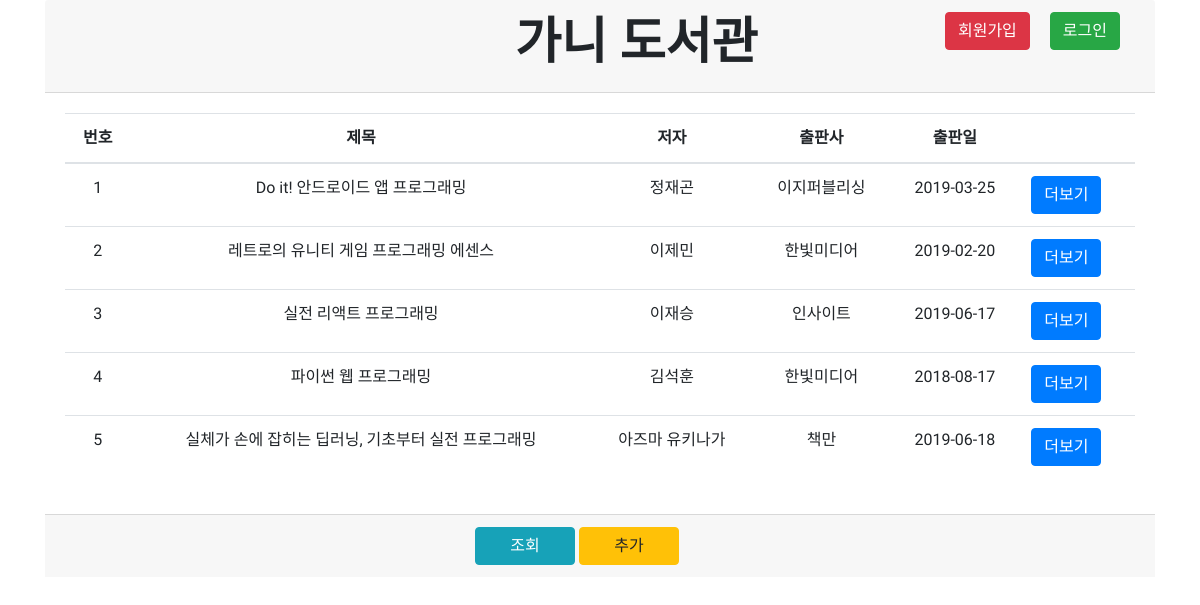
The page / on the database its author committed.
### tables this page shows
CREATE TABLE `BOOKLIST` (
    `ID` INT NOT NULL AUTO_INCREMENT,        
    `TITLE` VARCHAR(50) NOT NULL,            
    `AUTHOR` VARCHAR(20) NOT NULL,           
    `PUBLISHER` VARCHAR(20),                 
    `PUBLICATIONDATE` DATE NOT NULL,         
    `RENTALDATE` DATETIME,                   
    `RETURNDATE` DATETIME,                   
    `SUMMARY` VARCHAR(1000),                 

    PRIMARY KEY (`ID`)
)AUTO_INCREMENT=6;

### index.php (the view, shortened to what this page needs)
<?php
	$conn= mysqli_connect("localhost", "st07", "c9st07", "st07");
    $sql = "SELECT * FROM `BOOKLIST`";
	$result = mysqli_query($conn,$sql);
?>
<!DOCTYPE html>
<html lang="ko">
    <head>
        <link rel="stylesheet" href="https://maxcdn.bootstrapcdn.com/bootstrap/4.3.1/css/bootstrap.min.css">
        <link rel="stylesheet" href="./css/index.css">
    </head>
    <body>
        <div class="container">
            <div class="card-header">
                <h2 class="pageTitle">가니 도서관</h2>
                <?php
                    if(!@(isset($_COOKIE['loginID']))) {
                        echo '<button id="loginButton" class="btn btn-success float-right" data-toggle="modal" data-target="#loginModal">로그인</button>';
                    }
                    else {
                        echo $_COOKIE['loginID'];
                        echo "<script> $('#logoutButton').click(function(e) { window.open('./php/logout.php', '_self'); } ); </script>";
                        echo '<button id="logoutButton" class="btn btn-success float-right">로그아웃</button>';
                    }
                ?>
                <button id="joinButton" class="btn btn-danger float-right" data-toggle="modal" data-target="#joinModal">회원가입</button>
            </div>
            <div class="card-body">
                <table class="table table-hover">
                    <thead>
                        <tr>
                            <th class="text-center">번호</th>
                            <th class="text-center">제목</th>
                            <th class="text-center">저자</th>
                            <th class="text-center">출판사</th>
                            <th class="text-center">출판일</th>
                            <th class="text-center"></th>
                        </tr>
                    </thead>
                    <tbody>
                        <?php
                            while($row = mysqli_fetch_assoc($result)) {
                                echo <<<END
                                <tr>
                                    <td class="text-center">{$row['ID']}</td>
                                    <td class="text-center">{$row['TITLE']}</td>
                                    <td class="text-center">{$row['AUTHOR']}</td>
                                    <td class="text-center">{$row['PUBLISHER']}</td>
                                    <td class="text-center">{$row['PUBLICATIONDATE']}</td>
                                    <td>
                                        <button id="moreButton{$row['ID']}" class="btn btn-primary">더보기</button>
                                    </td>
                                </tr>
                                <tr id="bookInfo{$row['ID']}" class="bookInfoCommon bg-light">
                                    <td colspan="6">
                                        <div id="bookDisc{$row['ID']}">
                                            동해물과 백두산이 마마마마마
                                        </div>
                                    </td>
                                </tr>
END;
                            }
                        ?>
                    </tbody>
                </table>
            </div>
            <div class="card-footer">
                <div class="footerButtonBox">
                    <button class="btn btn-info footerButton" data-toggle="modal" data-target="#searchModal">조회</button>
                    <button class="btn btn-warning footerButton" data-toggle="modal" data-target="#addModal">추가</button>
                </div>
            </div>
        </div>
    </body>
</html>

### css/index.css (style rules this page uses)
.footerButton { width: 100px; }
.footerButtonBox { width: 250px; margin: auto; }
.pageTitle { display: inline-block; font-weight: bold; font-size: 50px; margin-left: 450px; }
#loginButton { margin-right: 15px; margin-left: 20px; }

### index.php (style rules this page uses)
* { margin: 0px; padding: 0px; font-size: 100%; font-family: 'Do Hyeon', sans-serif; }

### rows shown on the page
booklist: ID "1", TITLE "Do it! 안드로이드 앱 프로그래밍", AUTHOR "정재곤", PUBLISHER "이지퍼블리싱", PUBLICATIONDATE "2019-03-25"
booklist: ID "2", TITLE "레트로의 유니티 게임 프로그래밍 에센스", AUTHOR "이제민", PUBLISHER "한빛미디어", PUBLICATIONDATE "2019-02-20"
booklist: ID "3", TITLE "실전 리액트 프로그래밍", AUTHOR "이재승", PUBLISHER "인사이트", PUBLICATIONDATE "2019-06-17"
booklist: ID "4", TITLE "파이썬 웹 프로그래밍", AUTHOR "김석훈", PUBLISHER "한빛미디어", PUBLICATIONDATE "2018-08-17"
booklist: ID "5", TITLE "실체가 손에 잡히는 딥러닝, 기초부터 실전 프로그래밍", AUTHOR "아즈마 유키나가", PUBLISHER "책만", PUBLICATIONDATE "2019-06-18"
